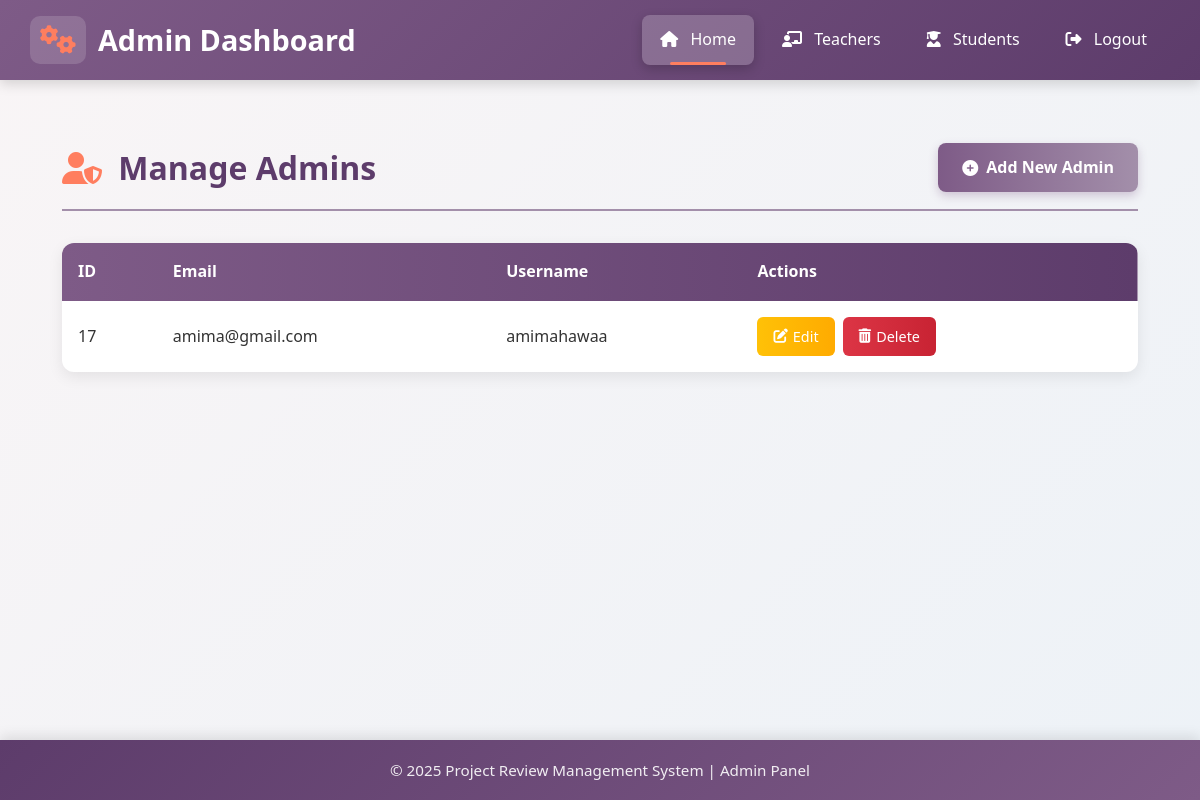
The page /manage-admins/ on the database as committed earlier.
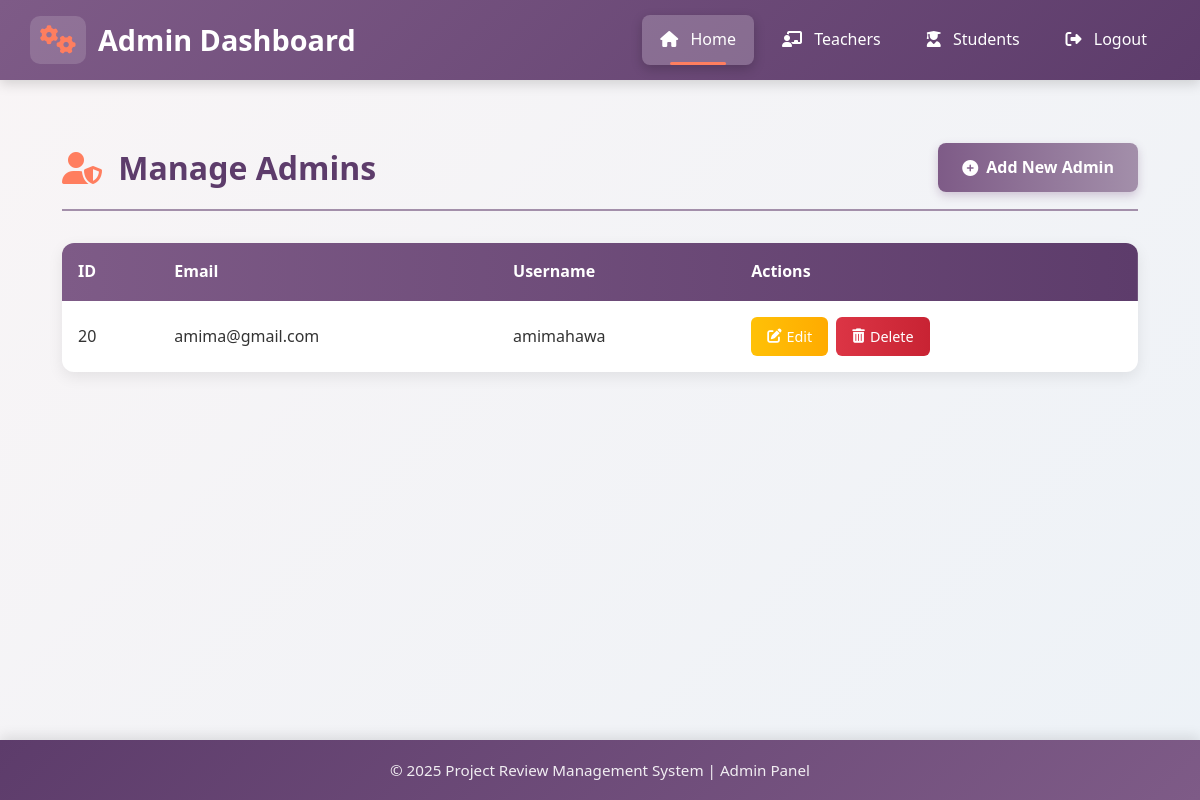
The same page on the database as committed later.
### project_review_app/models.py (models this page shows, shortened)
class CustomUser(AbstractUser):
    ROLE_CHOICES = (
        ('teacher', 'Teacher'),
        ('student', 'Student'),
        ('admin', 'Admin'),
    )
    DIVISION_CHOICES = (
        ('A', 'Division A'),
        ('B', 'Division B'),
        ('C', 'Division C'),
    )
    SEMESTER_CHOICES = (
        (1, 'Semester 1'),
        (2, 'Semester 2'),
        (3, 'Semester 3'),
        (4, 'Semester 4'),
        (5, 'Semester 5'),
        (6, 'Semester 6'),
    )
    role = models.CharField(max_length=10, choices=ROLE_CHOICES)
    email = models.EmailField(unique=True)
    division = models.CharField(max_length=1, choices=DIVISION_CHOICES, blank=True, null=True)
    roll_no = models.CharField(max_length=20, blank=True, null=True)
    semester = models.PositiveIntegerField(choices=SEMESTER_CHOICES, blank=True, null=True)
    department = models.CharField(max_length=100, blank=True, null=True)
    subject = models.CharField(max_length=100, blank=True, null=True)

### project_review_app/views.py (the view)
# urls.py: path("manage-admins/", views.manage_admins, name="manage_admins"),
def manage_admins(request):
    admins = CustomUser.objects.filter(role="admin")  # sirf admins dikhayenge
    return render(request, "admin/manage_admins.html", {"admins": admins})

### templates/admin/manage_admins.html (shortened to what this page needs)
{% extends "base_admin.html" %}
{% load static %}
{% block content %}
<div class="admin-management-container">
    <div class="page-header">
        <h1 class="page-title"><i class="fas fa-user-shield"></i> Manage Admins</h1>
        <a href="{% url 'add_admin' %}" class="add-admin-btn">
            <i class="fas fa-plus-circle"></i> Add New Admin
        </a>
    </div>
    <div class="admin-table-container">
        <table class="admin-table">
            <thead>
                <tr>
                    <th>ID</th>
                    <th>Email</th>
                    <th>Username</th>
                    <th>Actions</th>
                </tr>
            </thead>
            <tbody>
                {% for admin in admins %}
                <tr>
                    <td>{{ admin.id }}</td>
                    <td>{{ admin.email }}</td>
                    <td>{{ admin.username }}</td>
                    <td>
                        <div class="action-buttons">
                            <a href="{% url 'edit_admin' admin.id %}" class="btn-edit">
                                <i class="fas fa-edit"></i> Edit
                            </a>
                            <a href="{% url 'delete_admin' admin.id %}" class="btn-delete">
                                <i class="fas fa-trash-alt"></i> Delete
                            </a>
                        </div>
                    </td>
                </tr>
                {% endfor %}
            </tbody>
        </table>
    </div>
</div>
{% endblock %}

Rows that differ between the two databases and show on the page:
removed CustomUser: id "17", email "amima@gmail.com", username "amimahawaa"
added CustomUser: id "20", email "amima@gmail.com", username "amimahawa"
